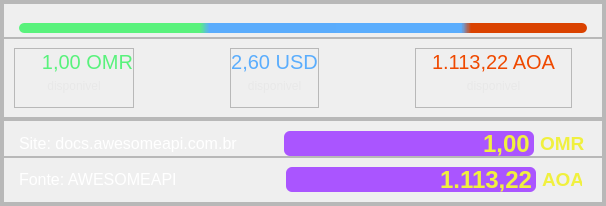
              <widget class="QFrame" name="frame_71">
               <property name="frameShape">
                <enum>QFrame::StyledPanel</enum>
               </property>
               <property name="frameShadow">
                <enum>QFrame::Raised</enum>
               </property>
               <layout class="QVBoxLayout" name="verticalLayout_80">
                <property name="spacing">
                 <number>0</number>
                </property>
                <property name="leftMargin">
                 <number>0</number>
                </property>
                <property name="topMargin">
                 <number>0</number>
                </property>
                <property name="rightMargin">
                 <number>0</number>
                </property>
                <property name="bottomMargin">
                 <number>0</number>
                </property>
                <item>
                 <widget class="QFrame" name="frame_72">
                  <property name="frameShape">
                   <enum>QFrame::StyledPanel</enum>
                  </property>
                  <property name="frameShadow">
                   <enum>QFrame::Raised</enum>
                  </property>
                  <layout class="QVBoxLayout" name="verticalLayout_81">
                   <property name="spacing">
                    <number>0</number>
                   </property>
                   <property name="leftMargin">
                    <number>0</number>
                   </property>
                   <property name="topMargin">
                    <number>0</number>
                   </property>
                   <property name="rightMargin">
                    <number>0</number>
                   </property>
                   <property name="bottomMargin">
                    <number>0</number>
                   </property>
                   <item>
                    <widget class="QFrame" name="frame_113">
                     <property name="frameShape">
                      <enum>QFrame::StyledPanel</enum>
                     </property>
                     <property name="frameShadow">
                      <enum>QFrame::Raised</enum>
                     </property>
                     <layout class="QVBoxLayout" name="verticalLayout_82">
                      <property name="spacing">
                       <number>0</number>
                      </property>
                      <property name="leftMargin">
                       <number>0</number>
                      </property>
                      <property name="topMargin">
                       <number>0</number>
                      </property>
                      <property name="rightMargin">
                       <number>0</number>
                      </property>
                      <property name="bottomMargin">
                       <number>0</number>
                      </property>
                      <item>
                       <widget class="QFrame" name="frame_114">
                        <property name="minimumSize">
                         <size>
                          <width>0</width>
                          <height>35</height>
                         </size>
                        </property>
                        <property name="maximumSize">
                         <size>
                          <width>16777215</width>
                          <height>35</height>
                         </size>
                        </property>
                        <property name="frameShape">
                         <enum>QFrame::StyledPanel</enum>
                        </property>
                        <property name="frameShadow">
                         <enum>QFrame::Raised</enum>
                        </property>
                        <layout class="QVBoxLayout" name="verticalLayout_83">
                         <property name="spacing">
                          <number>0</number>
                         </property>
                         <property name="leftMargin">
                          <number>15</number>
                         </property>
                         <property name="topMargin">
                          <number>15</number>
                         </property>
                         <property name="rightMargin">
                          <number>15</number>
                         </property>
                         <property name="bottomMargin">
                          <number>0</number>
                         </property>
                         <item>
                          <widget class="QProgressBar" name="progressBar_4">
                           <property name="maximumSize">
                            <size>
                             <width>16777215</width>
                             <height>10</height>
                            </size>
                           </property>
                           <property name="styleSheet">
                            <string notr="true">QProgressBar::chunk{
	
	background-color: qlineargradient(spread:pad, x1:0, y1:1, x2:1, y2:1, stop:0.318182 rgba(89, 242, 124, 255), stop:0.335227 rgba(90, 172, 252, 255), stop:0.778409 rgba(90, 173, 253, 255), stop:0.795455 rgba(218, 66, 0, 255));
border-radius:5px;}

QProgressBar{
border-radius:5px;
}</string>
                           </property>
                           <property name="value">
                            <number>100</number>
                           </property>
                           <property name="textVisible">
                            <bool>false</bool>
                           </property>
                           <property name="invertedAppearance">
                            <bool>true</bool>
                           </property>
                          </widget>
                         </item>
                        </layout>
                       </widget>
                      </item>
                      <item>
                       <widget class="QFrame" name="frame_115">
                        <property name="frameShape">
                         <enum>QFrame::StyledPanel</enum>
                        </property>
                        <property name="frameShadow">
                         <enum>QFrame::Raised</enum>
                        </property>
                        <layout class="QHBoxLayout" name="horizontalLayout_23">
                         <property name="spacing">
                          <number>0</number>
                         </property>
                         <property name="leftMargin">
                          <number>10</number>
                         </property>
                         <property name="rightMargin">
                          <number>30</number>
                         </property>
                         <item>
                          <widget class="QFrame" name="frame_116">
                           <property name="minimumSize">
                            <size>
                             <width>120</width>
                             <height>60</height>
                            </size>
                           </property>
                           <property name="maximumSize">
                            <size>
                             <width>120</width>
                             <height>60</height>
                            </size>
                           </property>
                           <property name="frameShape">
                            <enum>QFrame::StyledPanel</enum>
                           </property>
                           <property name="frameShadow">
                            <enum>QFrame::Raised</enum>
                           </property>
                           <layout class="QVBoxLayout" name="verticalLayout_84">
                            <property name="spacing">
                             <number>0</number>
                            </property>
                            <property name="leftMargin">
                             <number>0</number>
                            </property>
                            <property name="topMargin">
                             <number>0</number>
                            </property>
                            <property name="rightMargin">
                             <number>0</number>
                            </property>
                            <item>
                             <widget class="QLabel" name="label_95">
                              <property name="font">
                               <font>
                                <pointsize>15</pointsize>
                               </font>
                              </property>
                              <property name="styleSheet">
                               <string notr="true">color: rgb(89, 242, 124);</string>
                              </property>
                              <property name="text">
                               <string>1,00 OMR</string>
                              </property>
                              <property name="alignment">
                               <set>Qt::AlignRight|Qt::AlignTrailing|Qt::AlignVCenter</set>
                              </property>
                             </widget>
                            </item>
                            <item>
                             <widget class="QLabel" name="label_96">
                              <property name="styleSheet">
                               <string notr="true">color: rgb(232, 232, 232);</string>
                              </property>
                              <property name="text">
                               <string>disponivel</string>
                              </property>
                              <property name="alignment">
                               <set>Qt::AlignCenter</set>
                              </property>
                             </widget>
                            </item>
                           </layout>
                          </widget>
                         </item>
                         <item>
                          <spacer name="horizontalSpacer_28">
                           <property name="orientation">
                            <enum>Qt::Horizontal</enum>
                           </property>
                           <property name="sizeHint" stdset="0">
                            <size>
                             <width>66</width>
                             <height>20</height>
                            </size>
                           </property>
                          </spacer>
                         </item>
                         <item>
                          <widget class="QFrame" name="frame_117">
                           <property name="minimumSize">
                            <size>
                             <width>0</width>
                             <height>0</height>
                            </size>
                           </property>
                           <property name="maximumSize">
                            <size>
                             <width>200</width>
                             <height>16777215</height>
                            </size>
                           </property>
                           <property name="frameShape">
                            <enum>QFrame::StyledPanel</enum>
                           </property>
                           <property name="frameShadow">
                            <enum>QFrame::Raised</enum>
                           </property>
                           <layout class="QVBoxLayout" name="verticalLayout_85">
                            <property name="spacing">
                             <number>0</number>
                            </property>
                            <property name="leftMargin">
                             <number>0</number>
                            </property>
                            <property name="topMargin">
                             <number>0</number>
                            </property>
                            <property name="rightMargin">
                             <number>0</number>
                            </property>
                            <item>
                             <widget class="QLabel" name="label_97">
                              <property name="font">
                               <font>
                                <pointsize>15</pointsize>
                               </font>
                              </property>
                              <property name="styleSheet">
                               <string notr="true">color: rgb(90, 173, 253);</string>
                              </property>
                              <property name="text">
                               <string>2,60 USD</string>
                              </property>
                              <property name="alignment">
                               <set>Qt::AlignCenter</set>
                              </property>
                             </widget>
                            </item>
                            <item>
                             <widget class="QLabel" name="label_98">
                              <property name="styleSheet">
                               <string notr="true">color: rgb(232, 232, 232);</string>
                              </property>
                              <property name="text">
                               <string>disponivel</string>
                              </property>
                              <property name="alignment">
                               <set>Qt::AlignCenter</set>
                              </property>
                             </widget>
                            </item>
                           </layout>
                          </widget>
                         </item>
                         <item>
                          <spacer name="horizontalSpacer_29">
                           <property name="orientation">
                            <enum>Qt::Horizontal</enum>
                           </property>
                           <property name="sizeHint" stdset="0">
                            <size>
                             <width>65</width>
                             <height>20</height>
                            </size>
                           </property>
                          </spacer>
                         </item>
                         <item>
                          <widget class="QFrame" name="frame_118">
                           <property name="minimumSize">
                            <size>
                             <width>157</width>
                             <height>0</height>
                            </size>
                           </property>
                           <property name="maximumSize">
                            <size>
                             <width>157</width>
                             <height>16777215</height>
                            </size>
                           </property>
                           <property name="frameShape">
                            <enum>QFrame::StyledPanel</enum>
                           </property>
                           <property name="frameShadow">
                            <enum>QFrame::Raised</enum>
                           </property>
                           <layout class="QVBoxLayout" name="verticalLayout_86">
                            <property name="spacing">
                             <number>0</number>
                            </property>
                            <property name="leftMargin">
                             <number>0</number>
                            </property>
                            <property name="topMargin">
                             <number>0</number>
                            </property>
                            <property name="rightMargin">
                             <number>0</number>
                            </property>
                            <item>
                             <widget class="QLabel" name="label_99">
                              <property name="maximumSize">
                               <size>
                                <width>1235</width>
                                <height>16777215</height>
                               </size>
                              </property>
                              <property name="font">
                               <font>
                                <pointsize>15</pointsize>
                               </font>
                              </property>
                              <property name="styleSheet">
                               <string notr="true">color: rgb(239, 73, 0);</string>
                              </property>
                              <property name="text">
                               <string>1.113,22 AOA</string>
                              </property>
                              <property name="alignment">
                               <set>Qt::AlignCenter</set>
                              </property>
                             </widget>
                            </item>
                            <item>
                             <widget class="QLabel" name="label_100">
                              <property name="styleSheet">
                               <string notr="true">color: rgb(232, 232, 232);</string>
                              </property>
                              <property name="text">
                               <string>disponivel</string>
                              </property>
                              <property name="alignment">
                               <set>Qt::AlignCenter</set>
                              </property>
                             </widget>
                            </item>
                           </layout>
                          </widget>
                         </item>
                        </layout>
                       </widget>
                      </item>
                     </layout>
                    </widget>
                   </item>
                   <item>
                    <widget class="QFrame" name="frame_119">
                     <property name="frameShape">
                      <enum>QFrame::StyledPanel</enum>
                     </property>
                     <property name="frameShadow">
                      <enum>QFrame::Raised</enum>
                     </property>
                     <layout class="QVBoxLayout" name="verticalLayout_87">
                      <property name="spacing">
                       <number>0</number>
                      </property>
                      <property name="leftMargin">
                       <number>0</number>
                      </property>
                      <property name="topMargin">
                       <number>0</number>
                      </property>
                      <property name="rightMargin">
                       <number>0</number>
                      </property>
                      <property name="bottomMargin">
                       <number>0</number>
                      </property>
                      <item>
                       <widget class="QFrame" name="frame_120">
                        <property name="frameShape">
                         <enum>QFrame::StyledPanel</enum>
                        </property>
                        <property name="frameShadow">
                         <enum>QFrame::Raised</enum>
                        </property>
                        <layout class="QHBoxLayout" name="horizontalLayout_41">
                         <property name="leftMargin">
                          <number>15</number>
                         </property>
                         <property name="topMargin">
                          <number>10</number>
                         </property>
                         <property name="rightMargin">
                          <number>17</number>
                         </property>
                         <property name="bottomMargin">
                          <number>0</number>
                         </property>
                         <item>
                          <widget class="QLabel" name="site_5">
                           <property name="font">
                            <font>
                             <pointsize>12</pointsize>
                            </font>
                           </property>
                           <property name="styleSheet">
                            <string notr="true">color: rgb(255, 255, 255);</string>
                           </property>
                           <property name="text">
                            <string>Site: docs.awesomeapi.com.br</string>
                           </property>
                           <property name="alignment">
                            <set>Qt::AlignLeading|Qt::AlignLeft|Qt::AlignVCenter</set>
                           </property>
                          </widget>
                         </item>
                         <item>
                          <spacer name="horizontalSpacer_10">
                           <property name="orientation">
                            <enum>Qt::Horizontal</enum>
                           </property>
                           <property name="sizeHint" stdset="0">
                            <size>
                             <width>40</width>
                             <height>20</height>
                            </size>
                           </property>
                          </spacer>
                         </item>
                         <item>
                          <widget class="QLineEdit" name="RO_LEdit">
                           <property name="minimumSize">
                            <size>
                             <width>250</width>
                             <height>25</height>
                            </size>
                           </property>
                           <property name="maximumSize">
                            <size>
                             <width>250</width>
                             <height>25</height>
                            </size>
                           </property>
                           <property name="font">
                            <font>
                             <pointsize>18</pointsize>
                             <bold>true</bold>
                            </font>
                           </property>
                           <property name="styleSheet">
                            <string notr="true">QLineEdit{
	color: rgb(240, 240, 63);
	background-color: rgb(170, 85, 255);
	border-radius: 6px;
}
QLineEdit:hover{
border: 2px solid rgb(153, 76, 229);
}

QLineEdit:focus{
border: 2px solid rgb(90, 173, 253)
}</string>
                           </property>
                           <property name="text">
                            <string>1,00</string>
                           </property>
                           <property name="alignment">
                            <set>Qt::AlignRight|Qt::AlignTrailing|Qt::AlignVCenter</set>
                           </property>
                          </widget>
                         </item>
                         <item>
                          <widget class="QLabel" name="label_102">
                           <property name="minimumSize">
                            <size>
                             <width>45</width>
                             <height>20</height>
                            </size>
                           </property>
                           <property name="maximumSize">
                            <size>
                             <width>32</width>
                             <height>20</height>
                            </size>
                           </property>
                           <property name="font">
                            <font>
                             <pointsize>14</pointsize>
                             <bold>true</bold>
                            </font>
                           </property>
                           <property name="styleSheet">
                            <string notr="true">color: rgb(240, 240, 63);</string>
                           </property>
                           <property name="text">
                            <string>OMR</string>
                           </property>
                           <property name="alignment">
                            <set>Qt::AlignLeading|Qt::AlignLeft|Qt::AlignVCenter</set>
                           </property>
                          </widget>
                         </item>
                        </layout>
                       </widget>
                      </item>
                      <item>
                       <widget class="QFrame" name="frame_121">
                        <property name="frameShape">
                         <enum>QFrame::StyledPanel</enum>
                        </property>
                        <property name="frameShadow">
                         <enum>QFrame::Raised</enum>
                        </property>
                        <layout class="QHBoxLayout" name="horizontalLayout_42">
                         <property name="leftMargin">
                          <number>15</number>
                         </property>
                         <property name="rightMargin">
                          <number>20</number>
                         </property>
                         <property name="bottomMargin">
                          <number>10</number>
                         </property>
                         <item>
                          <widget class="QLabel" name="font_4">
                           <property name="font">
                            <font>
                             <pointsize>12</pointsize>
                            </font>
                           </property>
                           <property name="styleSheet">
                            <string notr="true">color: rgb(255, 255, 255);</string>
                           </property>
                           <property name="text">
                            <string>Fonte: AWESOMEAPI</string>
                           </property>
                           <property name="alignment">
                            <set>Qt::AlignLeading|Qt::AlignLeft|Qt::AlignVCenter</set>
                           </property>
                          </widget>
                         </item>
                         <item>
                          <spacer name="horizontalSpacer_11">
                           <property name="orientation">
                            <enum>Qt::Horizontal</enum>
                           </property>
                           <property name="sizeHint" stdset="0">
                            <size>
                             <width>100</width>
                             <height>20</height>
                            </size>
                           </property>
                          </spacer>
                         </item>
                         <item>
                          <widget class="QLineEdit" name="RO_aoa_LEdit">
                           <property name="minimumSize">
                            <size>
                             <width>250</width>
                             <height>25</height>
                            </size>
                           </property>
                           <property name="maximumSize">
                            <size>
                             <width>250</width>
                             <height>25</height>
                            </size>
                           </property>
                           <property name="font">
                            <font>
                             <pointsize>18</pointsize>
                             <bold>true</bold>
                            </font>
                           </property>
                           <property name="styleSheet">
                            <string notr="true">QLineEdit{
	color: rgb(240, 240, 63);
	background-color: rgb(170, 85, 255);
	border-radius: 6px;
}
QLineEdit:hover{
border: 2px solid  rgb(153, 76, 229);
}

QLineEdit:focus{
border: 2px solid rgb(90, 173, 253);
}</string>
                           </property>
                           <property name="text">
                            <string>1.113,22</string>
                           </property>
                           <property name="alignment">
                            <set>Qt::AlignRight|Qt::AlignTrailing|Qt::AlignVCenter</set>
                           </property>
                          </widget>
                         </item>
                         <item>
                          <widget class="QLabel" name="label_104">
                           <property name="minimumSize">
                            <size>
                             <width>40</width>
                             <height>20</height>
                            </size>
                           </property>
                           <property name="maximumSize">
                            <size>
                             <width>40</width>
                             <height>20</height>
                            </size>
                           </property>
                           <property name="font">
                            <font>
                             <pointsize>14</pointsize>
                             <bold>true</bold>
                            </font>
                           </property>
                           <property name="styleSheet">
                            <string notr="true">color: rgb(240, 240, 63);</string>
                           </property>
                           <property name="text">
                            <string>AOA</string>
                           </property>
                           <property name="alignment">
                            <set>Qt::AlignLeading|Qt::AlignLeft|Qt::AlignVCenter</set>
                           </property>
                          </widget>
                         </item>
                        </layout>
                       </widget>
                      </item>
                     </layout>
                    </widget>
                   </item>
                  </layout>
                 </widget>
                </item>
               </layout>
              </widget>
